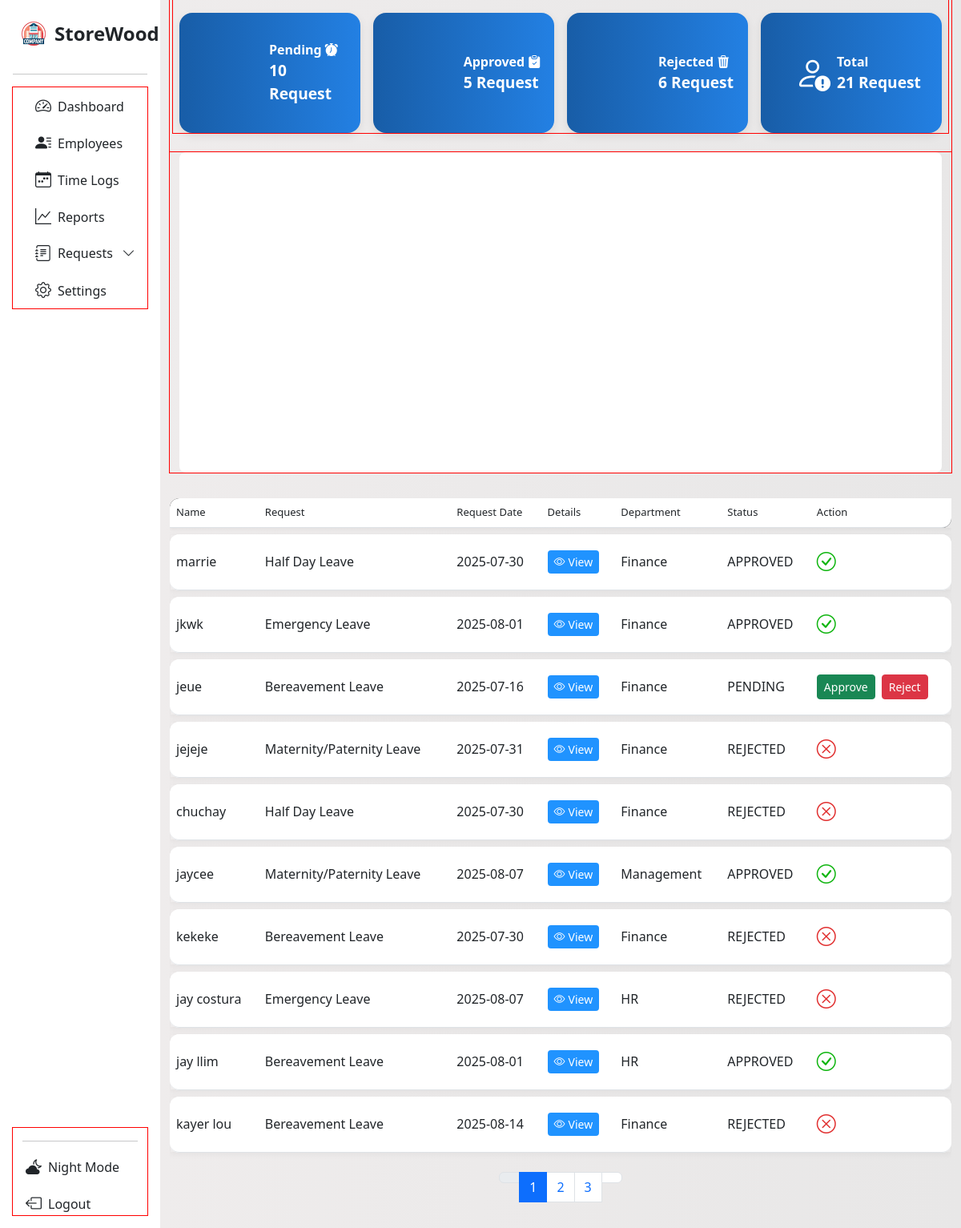
Page /request_page on the earlier database version.
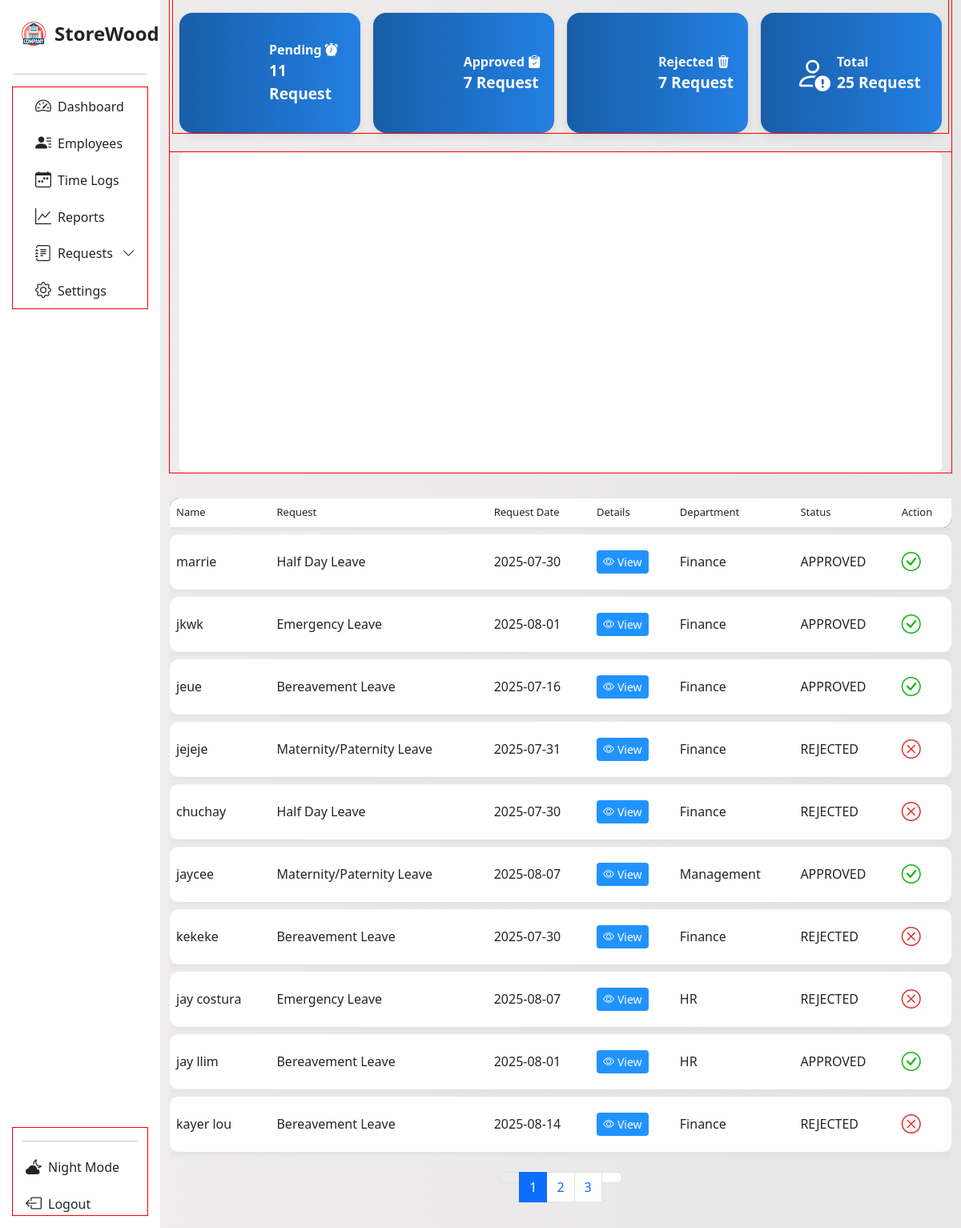
Same page on the later database version.
### tables this page shows
CREATE TABLE request (
                    id INTEGER PRIMARY KEY AUTOINCREMENT,
                    request_id TEXT,
                    name TEXT,
                    request_type TEXT,
                    date TEXT,
                    details TEXT,
                    department TEXT,
                    status TEXT DEFAULT 'PENDING',
                    action TEXT, time, expiration_time, expiration_date);

### App/main.py (the view)
@app.route('/request_page', methods=['GET'])
def request_page():
    rows = []
    page = int(request.args.get('page', 1))
    per_page = 10
    offset = (page - 1) * per_page
    try:
        with sqlite3.connect(db.connect_request_table()) as req_con:
            df = pd.read_sql_query("SELECT * FROM request", req_con)
            count_stats = df['status'].value_counts()
            pending = count_stats.get('PENDING', 0)
            approved = count_stats.get('APPROVED', 0)
            rejected = count_stats.get('REJECTED', 0)
            total_req = pending + approved + rejected
            record = {'pending': pending, 'approved': approved, 'rejected': rejected, 'total': total_req}
            cur = req_con.cursor()
            cur.execute('''SELECT name, request_type, date, details, department,
                        status, action, request_id FROM request LIMIT ? OFFSET ?''', (per_page, offset))
            display = cur.fetchall()
            for info in display:
                row = {'name': info[0], 'request': info[1],
                    'date': info[2], 'details': info[3],
                    'department': info[4], 'status': info[5],
                    'action': info[6], 'req_id': info[7]
                    }
                rows.append(row)
            cur.execute('''SELECT COUNT(*) FROM request''')
            total_rows = cur.fetchone()[0]
            total_page = math.ceil(total_rows / per_page)
            data = get_requests_per_day()
    except sqlite3.OperationalError:
        print("We're having a trouble retrieving request page data. Please try again." )
        traceback.print_exc()
    return render_template('req_page.html', page='requests', subpage='new',
                           rows = rows, records = record, request_data = data,
                           total_pages = total_page, table_page = page)

### App/database.py (called while the page is built)
    def connect_request_table(self):
        return self.employee_leave_request

### App/main.py (called while the page is built)
def get_requests_per_day():
    data = defaultdict(int)
    with sqlite3.connect(db.connect_request_table()) as con:
        cur = con.cursor()
        cur.execute("SELECT date FROM request")
        fetch = cur.fetchall()
    for row in fetch:
        dates = row[0]
        try:
            date_object = datetime.strptime(dates, "%Y-%m-%d %H:%M:%S")
            only_date = date_object.date().isoformat()
            data[only_date] += 1
        except Exception as e:
            try:
                only_date = datetime.strptime(dates, "%Y-%m-%d").date().isoformat()
                data[only_date] += 1
            except Exception as e:
                print(f"Skipping invalid date: {dates}", e)
    chart_data = [{'x':date, 'y':count} for date, count in sorted(data.items())]
    return chart_data

### App/templates/req_page.html (shortened to what this page needs)
<!DOCTYPE html>
<html lang="en">
<head>
  <link rel="stylesheet" href="{{ url_for('static', filename='dash.css') }}">
  <link rel="stylesheet" href="{{ url_for('static', filename='request.css') }}">
  <link href="https://cdn.jsdelivr.net/npm/bootstrap-icons@1.11.3/font/bootstrap-icons.css" rel="stylesheet">
  <link href='https://unpkg.com/boxicons@2.1.4/css/boxicons.min.css' rel='stylesheet'>
  <link href="https://cdn.jsdelivr.net/npm/bootstrap@5.3.0/dist/css/bootstrap.min.css" rel="stylesheet">
</head>
<body>
<div class="container-fluid">
  <div class="row flex-nowrap">
<nav id="sidebarMenu" class="col-12 col-sm-4 col-md-3 col-lg-3 col-xl-2 bg-col px-0 position-sticky sticky-top">
  <div class="d-flex w-100 flex-column p-3 align-items-sm-start pt-4 h-100">
    <a href="/" class="d-flex align-items-center mb-3 text-dark text-decoration-none w-100 px-2">
      <img src="{{ url_for('static', filename='img/company.png') }}?v=2" alt="Logo" width="36" height="36" class="me-2">
      <span class="fs-4 fw-semibold">StoreWood</span>
    </a>
    <hr class="w-100">
    <ul class="nav nav-pills flex-column mb-auto w-100" id="menu">
      <div class="container con-li">
        <li class="nav-item">
          <a href="{{ url_for('management') }}" class="nav-link text-dark">
            <i class="bi bi-speedometer2 fs-5"></i><span class="ms-2">Dashboard</span>
          </a>
        </li>
        <li class="nav-item">
          <a class="nav-link text-dark" href="{{ url_for('employees_management') }}">
            <i class="bi bi-person-lines-fill fs-5"></i><span class="ms-2">Employees</span>
          </a>
        </li>
        <li>
          <a href="#" class="nav-link text-dark">
            <i class="bi bi-calendar-week fs-5"></i><span class="ms-2">Time Logs</span>
          </a>
        </li>
        <li>
          <a href="#" class="nav-link text-dark">
            <i class="fs-5 bi bi-graph-up"></i><span class="ms-2">Reports</span>
          </a>
        </li>
      <li class="nav-item">
        <a class="nav-link d-flex justify-content-between align-items-center text-dark"
          data-bs-toggle="collapse" href="#requestsSubMenu"  role="button"
          aria-expanded="false" aria-controls="requestsSubMenu">
          <span class="d-flex align-items-center gap-2 flex-grow-1">
            <i class="fs-5 bi bi-journal-text"></i>
            <span class="text-truncate">Requests</span>
          </span>
          <i class="bi bi-chevron-down arrow-icon ms-2"></i>
        </a>
      </li>
        <li>
          <a href="#" class="nav-link text-dark">
            <i class="fs-5 bi bi-gear"></i><span class="ms-2">Settings</span>
          </a>
        </li>
      </div>
    </ul>
    <div class="container mt-auto">
      <hr class="w-100">
      <a href="{{ url_for('admin_login') }}" class="nav-link text-dark mt-3">
        <i class="bi bi-cloud-moon-fill fs-5 ms-1"></i><span class="ms-2">Night Mode</span>
      </a>
      <a href="{{ url_for('admin_login') }}" class="nav-link text-dark mt-3">
        <i class="bi bi-box-arrow-left fs-5 ms-1"></i><span class="ms-2">Logout</span>
      </a>
    </div>
  </div>
</nav>
<div class="main-top-var col py-3 content">
<div class="container">
  <div class="row g-3 mb-4">
    <div class="col-xl-3 col-lg-6">
      <div class="d-flex align-items-center justify-content-center text-white p-3 rounded-4 stat-box h-100">
        <div class="stat-content">
          <div class="stat-title">Pending <i class="bi bi-alarm-fill"></i></div>
          <div class="stat-value">{{ records.pending }} Request</div>
        </div>
      </div>
    </div>
    <div class="col-xl-3 col-lg-6">
      <div class="d-flex align-items-center justify-content-center text-white p-3 rounded-4 stat-box h-100">
        <div class="stat-content">
          <div class="stat-title">Approved <i class="bi bi-clipboard-check-fill"></i></div>
          <div class="stat-value">{{ records.approved }} Request</div>
        </div>
      </div>
    </div>
    <div class="col-xl-3 col-lg-6">
      <div class="d-flex align-items-center justify-content-center text-white p-3 rounded-4 stat-box h-100">
        <div class="stat-content">
          <div class="stat-title">Rejected <i class="bi bi-trash3-fill"></i></div>
          <div class="stat-value">{{ records.rejected }} Request</div>
        </div>
      </div>
    </div>
    <div class="col-xl-3 col-lg-6">
      <div class="d-flex align-items-center justify-content-center text-white p-3 rounded-4 stat-box h-100">
        <div class="ms-3 d-flex align-items-center justify-content-center" style="font-size: 2.8rem;">
          <i class="bi bi-person-exclamation"></i>
        </div>
        <div class="flex-grow-0 ms-2">
          <div class="stat-title">Total</div>
          <div class="stat-value">{{ records.total }} Request</div>
        </div>
      </div>
    </div>
  </div>
  <div class="row mb-4">
    <div class="col-12">
      <div id="chart" class="w-100" data-requests='{{ request_data | tojson }}'></div>
    </div>
  </div>
</div>
    <div class="table-responsive">
      <table class="table display custom-table" id="myTable">
        <thead class="head bg-black">
          <tr>
            <th>Name</th>
            <th>Request</th>
            <th>Request Date</th>
            <th>Details</th>
            <th>Department</th>
            <th>Status</th>
            <th>Action</th>
          </tr>
        </thead>
        <tbody>
          {% for row in rows %}
          <tr>
            <td>{{row['name']}}</td>
            <td>{{row['request']}}</td>
            <td>{{row['date']}}</td>
            <td>
              <a href="/read_request/{{row['req_id']}}"
                class="btn btn-info btn-sm"
                style="background-color: rgb(32, 147, 255); border: transparent;">
                <span style="color: white;" class="d-flex flex-row">
                  <i class="bi bi-eye me-1"></i> View
                </span>
              </a>
            </td>
            <td>{{row['department']}}</td>
            <td>{{row['status']}}</td>
            {%if row['status'] == 'PENDING' %}
            <td>
              <div class="d-flex flex-row gap-2">
                <form method="POST" action="/update_status">
                  <button type="submit" class="btn btn-success btn-sm">Approve</button>
                </form>
                <form method="POST" action="/update_status">
                  <button type="submit" class="btn btn-danger btn-sm">Reject</button>
                </form>
              </div>
            </td>
          {% else %}
            <td>
              <div class="d-flex flex-row gap-2">
                {% if row['status'] == 'APPROVED' %}
                  <i class="bi bi-check-circle fs-4" style="color: rgb(15, 181, 15);"></i>
                {% elif row['status'] == 'REJECTED' %}
                  <i class="bi bi-x-circle fs-4" style="color: rgb(225, 48, 48);"></i>
                {% endif %}
                </div>
            </td>
            {% endif %}
          </tr>
        </tbody>
        {% endfor %}
      </table>
    </div>
      <div class="w-100 d-flex justify-content-center gap-1">
        <nav aria-label="Page navigation">
          <ul class="pagination">
            <li class="page-item {% if table_page == 1 %}disabled{% endif %} arrow-head">
              <a class="page-link" href="?page={{ table_page - 1 }}" aria-label="Previous">
              </a>
            </li>
            {% for page_num in range(1, total_pages + 1) %}
            <li class="page-item {% if page_num == table_page %}active{% endif %}">
              <a class="page-link" href="?page={{ page_num }}">{{ page_num }}</a>
            </li>
            {% endfor %}
            <li class="page-item {% if table_page == total_pages %}disabled{% endif %} arrow-head">
              <a class="page-link" href="?page={{ table_page + 1 }}" aria-label="Next">
              </a>
            </li>
        </ul>
      </nav>
    </div>
  </div>
</div>
</body>
</html>

### App/static/dash.css (style rules this page uses)
* { scrollbar-width: none; }
body { background: linear-gradient(to right, #f0eded, #e8e7e7); overflow: hidden; scrollbar-width: none; height: 100%; }
*, *::before, *::after { box-sizing: border-box; }
.bg-col { background-color: rgb(255, 255, 255) !important; }
.custom-table { border-collapse: separate !important; border-spacing: 0 6px; height: 30px; border-radius: 10px; overflow-y: scroll; }
.custom-table tbody tr td, .custom-table tbody tr th { height: 70px; vertical-align: middle; }
.custom-table tbody tr { background-color: #fff; box-shadow: 0 2px 8px rgba(0, 0, 0, 0.05); }
.custom-table tbody tr td:first-child, .custom-table tbody tr th:first-child { border-top-left-radius: 12px; border-bottom-left-radius: 12px; }
.custom-table tbody tr td:last-child { border-top-right-radius: 12px; border-bottom-right-radius: 12px; }
.custom-table thead th:first-child { border-top-left-radius: 12px; }
.custom-table thead th:last-child { border-bottom-right-radius: 12px; }
thead.head th { font-size: small; font-weight: 500; }
.bg-col { background-color: white; }
.bg-col ul li { min-width: 140px; max-width: 100%; width: auto; }
#sidebarMenu { height: 100vh; overflow-y: scroll; overflow-x: hidden; position: sticky; top: 0; scrollbar-width: none; -ms-overflow-style: none; }
main, .container, .row, .col { outline: 1px solid red; }
.stat-box { height: 100%; min-height: 100px; box-shadow: 0 4px 12px rgba(0, 0, 0, 0.08); }
.main-top-var { height: 100vh; overflow-y: auto; }
.arrow-icon { transition: transform 0.3s ease; display: inline-block; position: relative; width: 1.2em; text-align: center; }
.arrow-icon::before { content: ''; display: inline-block; width: 0; }

### App/static/request.css (style rules this page uses)
.stat-box { min-height: 150px; }
.stat-content { display: flex; flex-direction: column; justify-content: center; }
.stat-title { font-size: 1.1rem; font-weight: 600; }
.stat-value { font-size: 1.3rem; font-weight: bold; }
.stat-box { background: linear-gradient(to right,rgb(24, 93, 167),rgb(35, 128, 227) ) ; }
#chart { width: 100%; min-height: 400px; background-color: white; border-radius: 8px; }
.stat-box { background-color: #4e73df; }
.stat-title { font-weight: 600; font-size: 1rem; }
.stat-value { font-size: 1.2rem; }
.head { white-space: nowrap; }
.custom-table { border-collapse: separate; border-spacing: 0 8px; }
.custom-table thead tr { box-shadow: 0 2px 4px rgba(0, 0, 0, 0.05); }

Differences in the rows shown:
changed request "jeue": status "PENDING" → "APPROVED"; no longer shows "Approve Reject"
Other differences:
{{ records.pending }}: "10" → "11"
{{ records.approved }}: "5" → "7"
{{ records.rejected }}: "6" → "7"
{{ records.total }}: "21" → "25"
